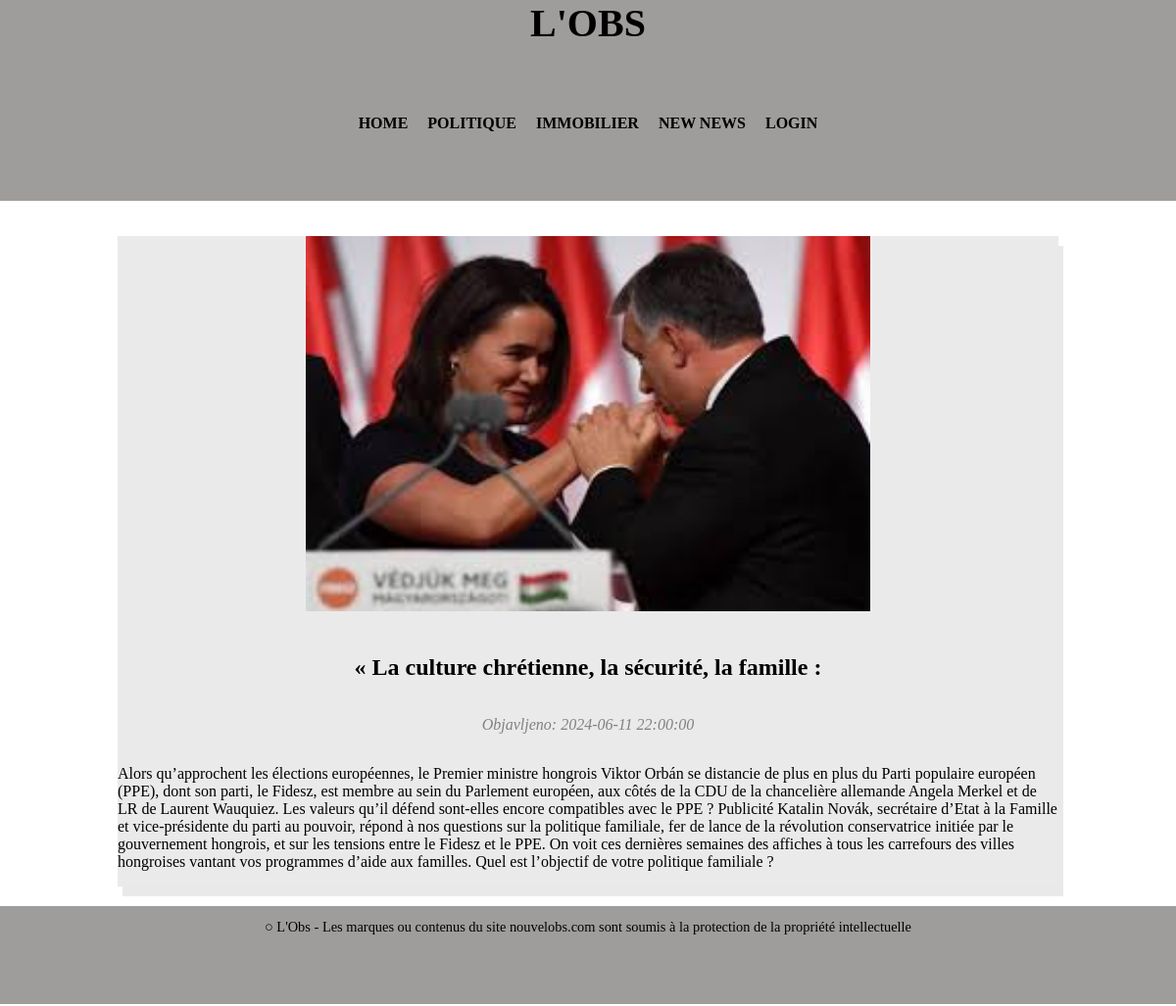
Page /clanak.php?id=1 on the committed database.
### tables this page shows
CREATE TABLE `clanci` (
  `id` int(11) NOT NULL,
  `naslov` varchar(255) NOT NULL,
  `sadrzaj` text NOT NULL,
  `kategorija` varchar(70) NOT NULL,
  `datum_kreiranja` timestamp NOT NULL DEFAULT current_timestamp(),
  `arhiva` tinyint(1) DEFAULT NULL,
  `slika` varchar(70) NOT NULL,
  `kratki_sadrzaj` text NOT NULL
);

### clanak.php (the view, shortened to what this page needs)
<?php
    include 'config.php';
?>
<!DOCTYPE html>
<html lang="en">
<head>
    <link rel="stylesheet" type="text/css" href="style.css">
</head>
<body>
    <header>
        <div class="container">
            <h1>L'OBS</h1>
        </div>
        <div class="container">
            <nav>
                <ul>
                <li><a href="index.php">HOME</a></li>
                    <li><a href="kategorija.php?category=politika">POLITIQUE</a></li>
                    <li><a href="kategorija.php?category=nekretnine">IMMOBILIER</a></li>
                    <li><a href="unos.html">NEW NEWS</a></li>
                    <?php
                    if (isset($_SESSION['username'])) {
                        echo '<li><a href="logout.php">LOGOUT</a></li>';
                    } else {
                        echo '<li><a href="administracija.php">LOGIN</a></li>';
                    }
                    ?>
                </ul>
            </nav>
        </div>
    </header>
    <div class="container2">
        <?php
            if(isset($_GET['id'])) {
                $id = $_GET['id'];
                $sql = "SELECT * FROM clanci WHERE id = ?";
                $stmt = $conn->prepare($sql);
                $stmt->bind_param("i", $id);
                $stmt->execute();
                $result = $stmt->get_result();
                if ($result->num_rows > 0) {
                    while($row = $result->fetch_assoc()) {
                        if (!empty($row["slika"])) {
                            echo '<div class="im2"><img class="im" src="' .  UPLPATH . $row['slika'] . '" alt="Image"></div>';
                        }
                        echo "<h2>" . $row["naslov"]. "</h2>";
                        echo "<i><p style='color:grey'>Objavljeno: " . $row['datum_kreiranja']. "</p></i>";
                        echo "<p>" . $row["sadrzaj"]. "</p>";
                    }
                } else {
                    echo "Članak nije pronađen.";
                }
            } else {
                echo "Nije odabran članak za prikaz.";
            }
        ?>
    </div>
    <footer>
        <div class="container">
            <p id="footer">○ L'Obs - Les marques ou contenus du site nouvelobs.com sont soumis à la protection de la propriété intellectuelle</p>
        </div>
    </footer>
</body>
</html>

### style.css (style rules this page uses)
html, body { height: 100%; margin: 0; font-family: Frank Ruhl Libre; }
body { display: flex; flex-direction: column; height: 110%; }
header, footer { background-color: #9f9c9c; padding: 0; text-align: center; }
.container { width: 80%; margin: 0 auto; flex-wrap: nowrap; display: flex; flex-direction: row; justify-content: space-evenly; align-items: center; padding-bottom: 5%; }
.container2 { width: 80%; margin: 0 auto; margin-top: 3%; flex-wrap: nowrap; display: flex; flex-direction: column; justify-content: space-evenly; align-items: center; margin-bottom: 20px; box-shadow: 5px 10px rgba(45, 43, 43, 0.1); box-sizing: border-box; background-color: #ebeaea; }
.im { width: 100%; position: top; }
.im2 { width: 60%; }
h1 { font-size: 2.5em; margin: 0; }
h2 { text-align: center; margin-top: 40px; margin-bottom: 20px; font-family: Frank Ruhl Libre; }
ul { list-style-type: none; margin: 0; padding: 0; display: flex; justify-content: center; }
li { margin: 10px; }
a, h2 { color: black; text-decoration: none; font-weight: bold; }
footer { background-color: #9f9c9c; height: 100px; display: flex; justify-content: center; align-items: center; color: white; font-size: 0.9em; padding: 0 20px; box-sizing: border-box; }
#footer { color: black; }

### rows in the picture
clanci: slika (picture), naslov "« La culture chrétienne, la sécurité, la famille :", datum_kreiranja "2024-06-11 22:00:00", sadrzaj "Alors qu’approchent les élections européennes, le Premier ministre hongrois Viktor Orbán se distancie de plus en plus du Parti populaire européen (PPE), dont son parti, le Fidesz, est membre au sein du Parlement européen, aux côtés de la CDU de la chancelière allemande Angela Merkel et de LR de Laurent Wauquiez. Les valeurs qu’il défend sont-elles encore compatibles avec le PPE ? Publicité Katalin Novák, secrétaire d’Etat à la Famille et vice-présidente du parti au pouvoir, répond à nos questions sur la politique familiale, fer de lance de la révolution conservatrice initiée par le gouvernement hongrois, et sur les tensions entre le Fidesz et le PPE. On voit ces dernières semaines des…"
